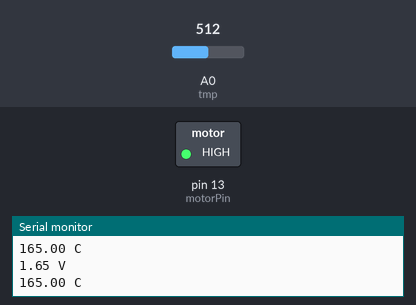
A sketch run on a simulated Arduino Uno, built with avr-gcc and run on an emulated ATmega328P. Shown: switched loads named in the sketch (green lamp = pin HIGH), the last lines printed to the serial monitor. The inputs (shaded band) are chosen by the test bench; at power-on: A0 (tmp) = 512.

Above: at 1.8 s.
1.9 s: A0 (tmp) set to 97
3.4 s: A0 (tmp) set to 89
At 5.2 s:
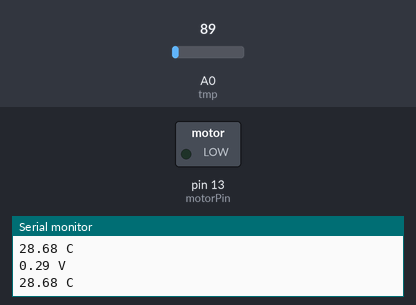
5.5 s: A0 (tmp) set to 122
At 6.9 s:
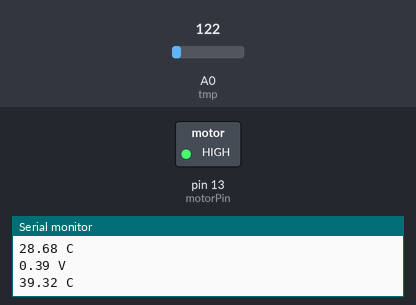
7.5 s: A0 (tmp) set to 20
At 8.5 s:
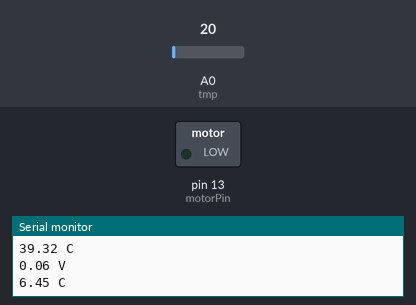
Timing chart, 0 to 10.5 s (numbered marks = the images above; inputs shaded):
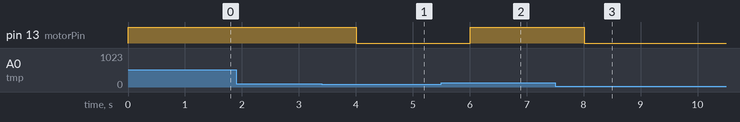

Measured:
- the behaviour switches between 94 and 93 on A0 (tmp) (found by bisection; images 0 and 1)
- after the input at 3.4 s, pin 13 (motorPin): HIGH → LOW after 0.61 s
- after the input at 5.5 s, pin 13 (motorPin): LOW → HIGH after 0.51 s
- after the input at 7.5 s, pin 13 (motorPin): HIGH → LOW after 0.51 s

The sketch:

Temp.Motor-Test.ino
```cpp
int tmp = A0;
int motorPin = 13;

// the setup routine runs once when you press reset:
void setup() {
  // initialize the digital pin as an output.
  pinMode(motorPin, OUTPUT);
  Serial.begin(9600);

}

// the loop routine runs over and over again forever:
void loop() {
  int reading = analogRead(tmp);

  float voltage = reading * 3.3;
  voltage /= 1024.0;
  Serial.print(voltage); Serial.println(" V");

  float tmpC = voltage * 100;
  Serial.print(tmpC); Serial.println(" C");

  if (tmpC >= 30){
    analogWrite(motorPin, 200);   // turn the LED on (HIGH is the voltage level)
    delay(1000);               // wait for a second
  }
  else {
  digitalWrite(motorPin, LOW);    // turn the LED off by making the voltage LOW
  delay(1000);               // wait for a second
}
}
```
